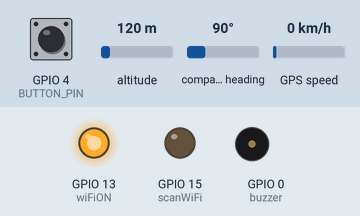
Simulated run of this sketch. Board: ESP8266 (NodeMCU). On the bench: output pins drawn as LEDs (lit = HIGH), buzzer (waves = sounding). Inputs (shaded band) come from the test bench; at power-on: GPS speed 0 km/h, GPIO 4 (BUTTON_PIN) HIGH, compass heading 90°, altitude 120 m. WiFi joins after 1.5 s; servers stay silent unless stated; the GPS gets a fix after 3 s at 37.7749, -122.4194 with 8 satellites; pins used as bus, display or sensor lines are not drawn; what the sketch prints to the serial monitor is not drawn.

Above: at 2.9 s.
3.0 s: GPS speed set to 30 km/h
At 4.7 s:
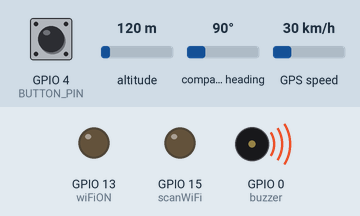
8.8 s: GPIO 4 (BUTTON_PIN) pulled LOW for 0.15 s
At 10.4 s:
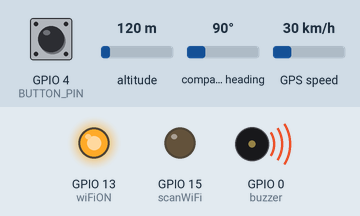
12.3 s: compass heading set to 7°
At 12.71 s:
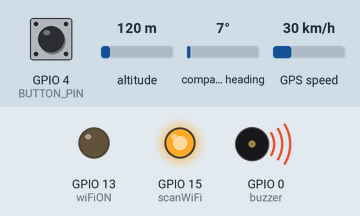
Timing chart, 0 to 22.3 s (numbered marks = the images above; inputs shaded):
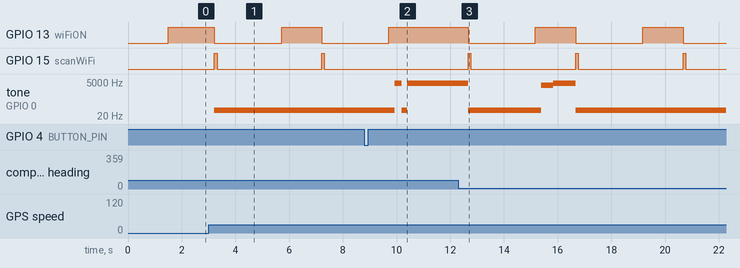

Measured:
- after the input at 8.8 s, GPIO 13 (wiFiON): goes on until 9.7 s, then stays HIGH; GPIO 15 (scanWiFi): stays LOW (without the input it goes to HIGH after 2.4 s)
- by itself, GPIO 15 (scanWiFi): alternates HIGH for 0.10 s and LOW for 3.9 s

The sketch:

ESP8266_APRS_9W2KEY.ino
```cpp
/************************************************
    ESP8266 APRS - (SmartBeaconing) by: 9W2KEY
               9w2key.blogspot.com
*************************************************/

#include <ESP8266WiFi.h>
#include <ESP8266WiFiMulti.h>           // Kutukanah untuk multiple WiFi
#include <TinyGPS++.h>
#include <SoftwareSerial.h>
#include <WiFiClient.h>

// --- Konfigurasi WiFi ---
ESP8266WiFiMulti wifiMulti;             // untuk handle multiple wifi network

// --- Konfigurasi APRS ---
const char* callsign = "xxxxxxxxx";           // Ganti dengan callsign Anda
const char* passcode = "xxxxx";               // Ganti dengan passcode APRS-IS Anda
const char* aprs_server = "asia.aprs2.net";   // Server APRS-IS
const uint16_t aprs_port = 14580;             // Port untuk APRS

/********
Berikut adalah senarai Server APRS yang boleh diguna:-
1. rotate.aprs2.net (Global APRS Server)
2. euro.aprs2.net (Europe)
3. austria.aprs2.net
4. aprs.jasra.org.my (Johor, MY)
*********/

// --- Konfigurasi GPS ---
static const int RXPin = 14, TXPin = 12;      // Pin GPS RX --> D6 dan GPS TX --> D5 pada NodeMCU/ESP8266
static const uint32_t GPSBaud = 9600;
TinyGPSPlus gps;
SoftwareSerial ss(RXPin, TXPin);              // RX, TX

// --- Konfigurasi LED ---
//const int scanGPS  =  1;      // LED
//const int adaGPS   =  2;      // LED
const int scanWiFi =   15;      // LED Kuning - D8
const int wiFiON   =   13;      // LED Hijau - D7
const int TXBeacon =    2;      // LED Merah - D4

// ---- Konfigurasi Buzzer ----
int buzzer          =    0;     // Pin untuk buzzer D3
int toneTX          =   4000;   // Tone TX
int toneKoner       =   3000;   // Tone Koner Leper
int toneISerr       =   50;     // Tone server terputus

// ---- Konfigurasi Butang TX Beacon Manual ----
#define BUTTON_PIN      4       // Pin D2
volatile boolean txRequest = false; // Menandakan permintaan TX manual beacon

// --- Pengaturan Waktu Beacon SmartBeaconing ---
const unsigned long BEACON_FAST_INTERVAL = 8000;      // 8 saat (ketika bergerak)
const unsigned long BEACON_SLOW_INTERVAL = 1800000;   // 30 minit (ketika tidak bergerak)
// const unsigned long BEACON_SLOW_INTERVAL = 15000;     // 15 saat, untuk testing system
const float LOW_SPEED_THRESHOLD_KNOTS = 3.0;          // Di bawah nilai ini dianggap "tidak bergerak"
const float TURN_ANGLE_THRESHOLD_DEG = 25.0;          // Sudut konar leper minimum untuk triger beacon (25 darjah)

unsigned long lastBeaconTime = 0;
float lastCourse = 0.0;                               // Untuk pelago dengan arah terakhir konar lepar tadi

// ---- APRS-IS client implementation ----
WiFiClient tcpClient;
bool aprsConnected = false;

// =========================================================================
//                          FUNGSI UTAMA APRS
// =========================================================================

bool connectAPRS(const char* server, uint16_t port) {
  if (tcpClient.connect(server, port)) {

    String loginStr = "user ";
    loginStr += callsign;
    loginStr += " pass ";
    loginStr += passcode;
    loginStr += " vers 9W2KEY-ESP8266_APRS v2.2\r\n";
    tcpClient.print(loginStr);
    aprsConnected = true;
    return true;
  }
  return false;
}

bool sendAPRSMessage(const char* message) {
  if (aprsConnected && tcpClient.connected()) {
    tcpClient.print(callsign);
    tcpClient.print(">APKEY3,TCPIP*:");       // Device ATMega328P APRS Tracker by 9W2KEY
    tcpClient.print(message);
    tcpClient.print("\r\n");
    return true;
  }
  return false;
}

void sendAPRSBeacon(const char* comment) {
  // Format paket APRS: 9W2KEY-12>APKEY3,TCPIP*:@ddmmyyhhmmzLat Long SSS/CRS Comment

  // char buffer[100];
  char buffer[120];

  // Format koordinat lintang (latitude) APRS
  char lat_buf[12];
  float lat = gps.location.lat();
  char lat_dir = (lat >= 0) ? 'N' : 'S';
  // DDMM.mmN/S
  sprintf(lat_buf, "%02d%05.2f%c", (int)abs(lat), fmod(abs(lat) * 60, 60), lat_dir);

  // Format koordinat bujur (longitude) APRS
  char lon_buf[12];
  float lon = gps.location.lng();
  char lon_dir = (lon >= 0) ? 'E' : 'W';
  // DDDMM.mmE/W
  sprintf(lon_buf, "%03d%05.2f%c", (int)abs(lon), fmod(abs(lon) * 60, 60), lon_dir);

  // Format derasan (speed) dan arah (course)
  // Kederasan dalam knot (SSS), Arah dalam darjah (CRS)
  int speed_knots = (int)(gps.speed.knots()); // Kederasan dalam knot
  int course_deg = (int)(gps.course.deg());   // Arah dalam darjah

  // Format altitude dalam meter
  int altitude_meters = (int)(gps.altitude.meters());

  // Membuat string paket APRS. '!' digunakan untuk posisi tanpa time-stamping.
  // Format: !DDMM.mmN\DDDMM.mmOCCC/SSSKomen.
  // tukar askara di tengah %sO%0 untuk tukar simbol.
  // Askara O dlm tu adalah untuk simbol Roket.
  // sprintf(buffer, "!%s\\%sO%03d/%03d/A=%06d Experiment GPS + ESP8266 APRS | 9w2key.blogspot.com |", lat_buf, lon_buf, course_deg, speed_knots, altitude_meters);
  sprintf(buffer, "!%s\\%sO%03d/%03d/A=%06d %s", lat_buf, lon_buf, course_deg, speed_knots, altitude_meters, comment);

  Serial.print("Menghantar beacon APRS: ");
  Serial.println(buffer);

  // Mengirim paket ke APRS-IS
   if (sendAPRSMessage(buffer)) {
    Serial.println("Beacon berjaya dihantar.");
      digitalWrite(TXBeacon, HIGH);
      delay(200);
      digitalWrite(TXBeacon, LOW);
      tone(buzzer, toneTX);
      delay(50);
      digitalWrite(TXBeacon, HIGH);
      noTone(buzzer);
      delay(200);
      digitalWrite(TXBeacon, LOW);
  } else {
    Serial.println("Gagal menghantar beacon.");
  }
}

// =========================================================================
//                 Interrupt Service Routine (ISR)
// =========================================================================
// ISR untuk mengendalikan penekanan butang
void IRAM_ATTR handleButtonPress() {
  txRequest = true;     // Tetapkan flag permintaan TX
}

// =========================================================================
//                               SETUP
// =========================================================================

void setup() {

{
  //pinMode(scanGPS, OUTPUT);
  //pinMode(adaGPS, OUTPUT);
  pinMode(scanWiFi, OUTPUT);
  pinMode(wiFiON, OUTPUT);
  pinMode(TXBeacon, OUTPUT);
  pinMode(buzzer, OUTPUT);
}

  Serial.begin(115200);
  ss.begin(GPSBaud);                  // Memula komunikasi serial dengan GPS
  Serial.println("\nScan WiFi...");

  // --- Konfigurasi WiFiMulti ---
  WiFi.mode(WIFI_STA);                                          // Tetapkan mod kepada Station
  wifiMulti.addAP("wifi1_SSID", "wifi1_Password");              // Hok spok talipong 1
  wifiMulti.addAP("wifi2_SSID", "wifi2_Password");              // Wifi rumah 1
  wifiMulti.addAP("wifi3_SSID", "wifi3_Password");              // Wifi rumah 2
  wifiMulti.addAP("wifi4_SSID", "wifi4_Password");              // Hok spok talipong 2
  // Tambah lagi rangkaian lain di bawah ni jika ada:
  // wifiMulti.addAP("SSID BARU", "PASSWORD BARU");             // Tambah Rangkaian 5

  // --- Logik Sambungan WiFi Baharu ---
  Serial.println("Menyambung ke mana-mana rangkaian WiFi yang ada...");
  while (wifiMulti.run() != WL_CONNECTED) {
    delay(500);
    Serial.print(".");
    digitalWrite(scanWiFi, HIGH);
    digitalWrite(wiFiON, LOW);
    delay(30);
    digitalWrite(scanWiFi, LOW);
    digitalWrite(wiFiON, LOW);
  }

  Serial.println("\nWiFi bersambung.");
  Serial.print("Bersambung ke SSID: ");
  Serial.println(WiFi.SSID());              // Tunjukkan SSID mana yang berjaya disambung
  Serial.print("Alamat IP: ");
  Serial.println(WiFi.localIP());

  digitalWrite(scanWiFi, LOW);
  digitalWrite(wiFiON, HIGH);

  Serial.println("Menghubungkan tracker ke APRS-IS...");
  if (connectAPRS(aprs_server, aprs_port)) {
    Serial.println("Tracker telah bersambung ke APRS-IS.");
  } else {
    Serial.println("Gagal terhubung ke APRS-IS.");
  }

// --- Setup untuk butang TX Beacon ---
// Tambah kod ini untuk butang tekan
pinMode(BUTTON_PIN, INPUT_PULLUP); // Tetapkan pin butang sebagai input dengan pull-up dalaman
// Lampirkan interrupt: Apabila butang ditekan (FALLING edge), panggil fungsi handleButtonPress
attachInterrupt(digitalPinToInterrupt(BUTTON_PIN), handleButtonPress, FALLING);

}

// =========================================================================
//                    LOOP (SmartBeaconing Logic)
// =========================================================================

void loop() {
  // Memproses data dari GPS secara terus menerus
  while (ss.available() > 0) {
    if (gps.encode(ss.read())) {
      // Data GPS lengkap telah diterima dan di-encode
    }
  }

const char* stationary_comment = "Experiment ESP8266 APRS: Parking mode | 9w2key.blogspot.com |";   // Tak gerak hantar koment ini
const char* moving_comment =     "Experiment ESP8266 APRS: Mobile mode | 9w2key.blogspot.com |";    // Bergerak hantar hok ni
const char* tekanButang =        "ESP8266 APRS: == ACTIVE == | 9w2key.blogspot.com |";              // Komen ni bila tekan butang TX

  // --- Pengurusan Sambungan WiFi dan APRS-IS (Penting) ---
  // Fungsi wifiMulti.run() perlu sentiasa dipanggil dalam loop()
  // untuk memastikan ia menguruskan sambungan semula WiFi secara automatik.
  if (wifiMulti.run() == WL_CONNECTED) {
    digitalWrite(wiFiON, HIGH);
    digitalWrite(scanWiFi, LOW);

  // Untuk make sure konet seng ke APRS-IS tidak putus.
  // Kalu putus, dia akan try cuba sambung lagi dan lagi sampai mung tutup
  if (!tcpClient.connected()) {
    aprsConnected = false;
    Serial.println("Sambungan ke APRS-IS terputus, mencuba untuk sambungkan lagi...");
    digitalWrite(wiFiON, LOW);
    digitalWrite(scanWiFi, HIGH);
    tone(buzzer, toneISerr);
    delay(100);
    digitalWrite(scanWiFi, LOW);
    delay(50);
    noTone(buzzer);
    delay(100);
    tone(buzzer, toneISerr);
    delay(50);
    noTone(buzzer);
    delay(2000);
    if (connectAPRS(aprs_server, aprs_port)) {
      Serial.println("Okay... sudah berjaya sambung semula dengan APRS-IS. Standby nak hantar beacon!");
      digitalWrite(wiFiON, HIGH);
      digitalWrite(scanWiFi, LOW);
      noTone(buzzer);

        Serial.println("\nWiFi bersambung semula.");
        Serial.print("Bersambung ke SSID: ");
        Serial.println(WiFi.SSID());              // Tunjukkan SSID mana yang berjaya disambung
        Serial.print("Alamat IP: ");              // Tunjuk IP address
        Serial.println(WiFi.localIP());
    }
  }

  } else {
    // Jika WiFi terputus, kita cuba sambung semula guna wifiMulti.run()
    Serial.println("WiFi terputus. Mencuba sambung semula rangkaian...");
    digitalWrite(wiFiON, LOW);
    digitalWrite(scanWiFi, HIGH);       // Beri isyarat LED sedang scan
    delay(100);                         // Bagi dia berkelip sikit
    digitalWrite(scanWiFi, LOW);        // Bagi dia berkelip sikit
    delay(1000);                        // Tunggu sebentar sebelum cuba lagi
    return;                             // Langkau logik beacon buat sementara waktu
  }

  // --- SmartBeaconing ---
  if (gps.location.isValid()) {
    float currentSpeedKnots = gps.speed.knots();
    float currentCourseDeg = gps.course.deg();

    unsigned long currentInterval = BEACON_SLOW_INTERVAL;
    bool forceBeacon = false;

    // 1. Tentukan Interval Berasaskan Kecepatan
    if (currentSpeedKnots > LOW_SPEED_THRESHOLD_KNOTS) {
      // Bergerak: Gunakan interval cepat (8 saat)
      currentInterval = BEACON_FAST_INTERVAL;
    } else {
      // Tidak bergerak: Gunakan interval lambat (30 minit)
      currentInterval = BEACON_SLOW_INTERVAL;
    }

    // 2. Periksa Perubahan Arah (Hanya ketika bergerak)
    if (currentSpeedKnots > LOW_SPEED_THRESHOLD_KNOTS) {
      if (lastCourse != 0.0) {
        float courseDelta = abs(currentCourseDeg - lastCourse);

        // Putaran dari 360 ke 0 (atau sebaliknya)
        if (courseDelta > 180.0) {
          courseDelta = 360.0 - courseDelta;
        }

        // Jika perubahan arah melebihi konar leper, TX new beacon
        if (courseDelta >= TURN_ANGLE_THRESHOLD_DEG) {
          forceBeacon = true;
          Serial.print("SmartBeacon: Perubahan arah (");
          Serial.print(courseDelta);
          Serial.println(" deg) menghantar beacon.");

          digitalWrite(TXBeacon, HIGH);
          delay(200);
          digitalWrite(TXBeacon, LOW);
          tone(buzzer, toneKoner);
          digitalWrite(TXBeacon, HIGH);
          delay(50);
          noTone(buzzer);
          delay(200);
          digitalWrite(TXBeacon, LOW);
        }
      }
      lastCourse = currentCourseDeg; // Refresh lastCourse ketika bergerak
    } else {
      lastCourse = 0.0; // Setel ulang lastCourse ketika tidak bergerak
    }

    // 3. TX Beacon jika terpaksa atau interval sudah cukup masa
    if (forceBeacon || (millis() - lastBeaconTime >= currentInterval)) {
      if (currentSpeedKnots <= LOW_SPEED_THRESHOLD_KNOTS) {
        sendAPRSBeacon(stationary_comment);
      } else {
      sendAPRSBeacon(moving_comment);
      }
      lastBeaconTime = millis();
    }
  } else {
    Serial.println("Menunggu isyarat dari GPS ...");
        }

// Tambah kod ini untuk semak permintaan butang
if (txRequest) {
    Serial.println("Permintaan TX manual dikesan. Menghantar beacon APRS...");
    digitalWrite(TXBeacon, HIGH);
    tone(buzzer, toneISerr);
    sendAPRSBeacon(tekanButang);   // Panggil fungsi penghantaran beacon sedia ada
    delay(2000);
    noTone(buzzer);
    digitalWrite(TXBeacon, LOW);
    txRequest = false;  // Tetapkan semula bendera selepas penghantaran
   }

}
```
